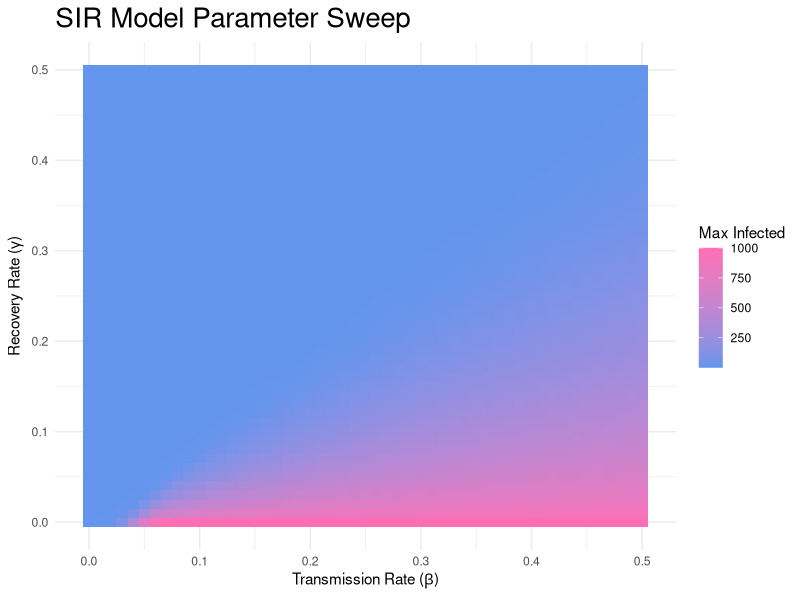

Here is the R script that generated this plot:
## ---- chunk 1
library(deSolve)

############################################################
# FUNCTION: SIR_MODEL
# PURPOSE: Solve deterministic SIR model with deSolve
# INPUTS:
#   beta, gamma : transmission & recovery rates
#   N           : total population
#   S0, I0, R0  : initial conditions
#   t_start     : start time
#   t_end       : end time
#   dt          : timestep
# OUTPUT:
#   data.frame with columns: time, S, I, R
############################################################

SIR_MODEL <- function(
  beta    = 0.1,
  gamma   = 0.1,
  N       = 1000,
  S0      = 999,
  I0      = 1,
  R0      = 0,
  t_start = 0,
  t_end   = 160,
  dt      = 1
) {

  init  <- c(S = S0, I = I0, R = R0)
  times <- seq(t_start, t_end, by = dt)

  SIR_equation <- function(time, state, parameters) {
    with(as.list(c(state, parameters)), {
      dS <- -beta * S * I / N
      dI <-  beta * S * I / N - gamma * I
      dR <-  gamma * I
      list(c(dS, dI, dR))
    })
  }

  out <- ode(
    y     = init,
    times = times,
    func  = SIR_equation,
    parms = c(beta = beta, gamma = gamma, N = N)
  )

  as.data.frame(out)
}
## ---- chunk 2
# PURPOSE: Create a data frame with max infected, beta, and gamma with vectors of β and γ values ranging from 0 to 0.5 in steps of 0.01.
# INPUTS:
#   beta, gamma : transmission & recovery rates
#   N           : total population
#   S0, I0, R0  : initial conditions
#   t_start     : start time
#   t_end       : end time
#   dt          : timestep
# OUTPUT: data frame with columns, max_infected, beta, gamma

param_sweep <- function(beta_vec, gamma_vec) {
  n_combos <- length(beta_vec) * length(gamma_vec)
  SIR_res <- data.frame(
    max_infected = numeric(n_combos),
    beta = numeric(n_combos),
    gamma = numeric(n_combos)
  )
  
  counter <- 1
  for (b in beta_vec) {
    for (g in gamma_vec) {
      
      # uses previous and changes only beta and gamma 
      SIR_out <- SIR_MODEL(beta = b, gamma = g)
      
      SIR_res$max_infected[counter] <- max(SIR_out$I)
      SIR_res$beta[counter] <- b
      SIR_res$gamma[counter] <- g
      counter <- counter + 1
    }
  }
    return(SIR_res)
}


# FUNCTION: SIR_heatmap
# PURPOSE: Create a heatmap of max(number of infected) with Transmission Rate, β and Recovery Rate,γ as your x and y axises
# INPUT: sweep_df : data frame with columns beta, gamma, max_infected
# OUTPUT: Heatmap

library(ggplot2)

SIR_heatmap<- function(sweep_df) {

  p <- ggplot(sweep_df, aes(x = beta, y = gamma, fill = max_infected)) +
    geom_tile() +
    scale_fill_gradient(
      low = "cornflowerblue", 
      high = "hotpink1", 
      name = "Max Infected"
    ) +
    labs(
      x = expression("Transmission Rate (" * beta * ")"),
      y = expression("Recovery Rate (" * gamma * ")"),
      title = "SIR Model Parameter Sweep"
    ) +
    theme_minimal() +
    theme(plot.title = element_text(size = 20))
  
  return(p)
}

beta_vec  <- seq(0, 0.5, by = 0.01)
gamma_vec <- seq(0, 0.5, by = 0.01)
sweep_res <- param_sweep(beta_vec, gamma_vec)
SIR_heatmap(sweep_res)
